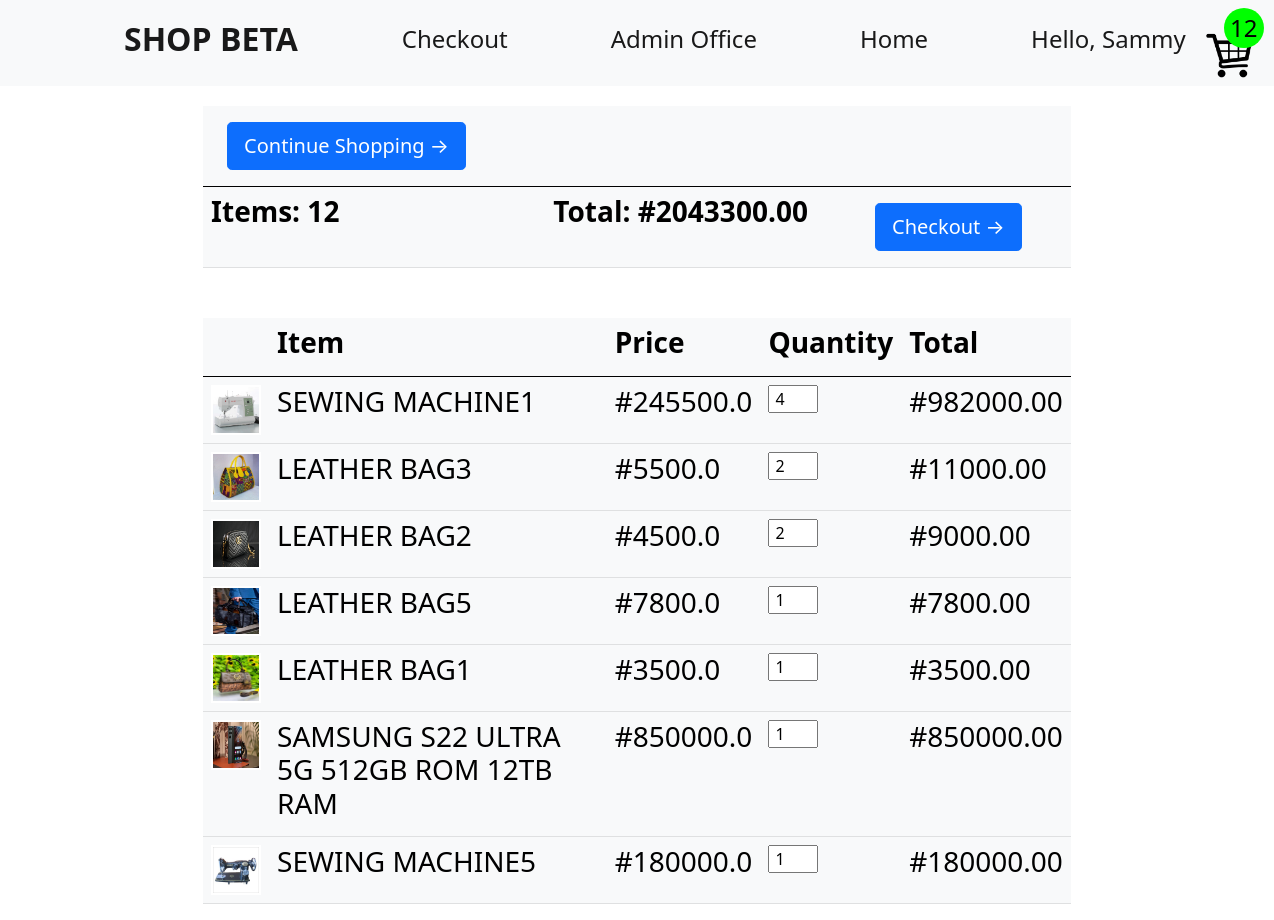
Page /cart (signed in) on the committed database.
### marketstore/models.py (models this page shows, shortened)
class Cart(models.Model):
    customer = models.ForeignKey(Customer, on_delete=models.CASCADE)
    cart_id = models.UUIDField(default=uuid.uuid4, unique=True, editable=False)
    completed = models.BooleanField(default=False)
    @property
    def get_cart_total(self):
        cartitems = self.cartitems_set.all()
        total = sum([item.get_total for item in cartitems])
        return total
    @property
    def get_itemtotal(self):
        cartitems = self.cartitems_set.all()
        total = sum([item.quantity for item in cartitems])
        return total

class Cartitems(models.Model):
    cart = models.ForeignKey(Cart, on_delete=models.CASCADE)
    product = models.ForeignKey(Product, on_delete=models.CASCADE)
    quantity = models.IntegerField(default=0)
    @property
    def get_total(self):
        total = self.quantity * self.product.price
        if total == 0.00:
            self.delete()
        return total

class Product(models.Model):
    name = models.CharField(max_length= 50)
    price = models.FloatField(default=10.55)
    image = models.ImageField()

### marketstore/views.py (the view)
# urls.py: path('cart', views.cart, name = 'cart'),
def cart(request):
    if request.user.is_authenticated:
        customer = request.user.customer
        cart, created = Cart.objects.get_or_create(customer = customer, completed = False)
        cartitems = cart.cartitems_set.all()
    else:
        cartitems = []
        cart = {"get_cart_total": 0, "get_itemtotal": 0}
    return render(request, 'cart.html', {'cartitems' : cartitems, 'cart':cart})

### marketstore/templates/cart.html
{% extends 'base.html' %}
{% block content %}
<div class = 'container' style = "width: 70%">
    <table class="table table-light table-hover">
        <thead>
          <tr>
            <th scope="col"><a class="nav-link" href="{% url 'store' %}"><button type="button" class="btn btn-primary btn-lg">Continue Shopping →</button></a></th>
            <th scope="col"></th>
            <th scope="col"></th>
            <th scope="col"></th>
          </tr>
        </thead>
        <tbody>
          <tr>
            <th scope="row"><h3><strong>Items: {{cart.get_itemtotal}}</strong></h3></th>
            <td></td>
            <td><h3><strong>Total: #{{cart.get_cart_total|floatformat:2}}</strong></h3></td>
            <td><a class="nav-link" href="{% url 'checkout' %}"><button type="button" class="btn btn-primary btn-lg">Checkout →</button></a></td>
          </tr>
        </tbody>
      </table>
    </div>
<div class = 'container' style = 'margin-top: 50px; width: 70%'>
<table class="table table-light table-hover">
    <thead>
      <tr>
        <th scope="col"></th>
        <th scope="col"><h3><strong>Item</strong></h3></th>
        <th scope="col"><h3><strong>Price</strong></h3></th>
        <th scope="col"><h3><strong>Quantity</strong></h3></th>
        <th scope="col"><h3><strong>Total</strong></h3></th>
      </tr>
    </thead>
    <tbody>
      {% for item in cartitems %}
      <tr>
        <th scope="row"><div id = "cart_image"><img src = {{item.product.image.url}}></div></th>
        <td><h3>{{item.product.name}}</h3></td>
        <td><h3>#{{item.product.price}}</h3></td>
        <td><input type = 'number' class = 'quantity' value = "{{item.quantity}}" style = 'width: 50px; padding-left: 5px'></td>
        <td><h3>#{{item.get_total | floatformat:2}}</h3></td>
      </tr>
      {% endfor %}
    </tbody>
  </table>
</div>
{% endblock %}

### marketstore/templates/base.html (shortened to what this page needs)
<!DOCTYPE html>
<html lang="en">
    {% load static %}
<head>
    <link href="https://cdn.jsdelivr.net/npm/bootstrap@5.0.0-beta3/dist/css/bootstrap.min.css" rel="stylesheet">
    <link rel="stylesheet" href="https://cdn.jsdelivr.net/npm/uikit@3.6.22/dist/css/uikit.min.css" />
    <link rel ='stylesheet' href = "{% static 'css/style.css' %}">
</head>
<body>
    <nav class="navbar navbar-expand-lg navbar-light bg-light">
        <div class="container-fluid">
          <a class="navbar-brand" href="#"><h2><strong>SHOP BETA</strong></h2></a>
          <div class="collapse navbar-collapse" id="navbarSupportedContent">
            <ul class="navbar-nav me-auto mb-2 mb-lg-0">
              <li class="nav-item">
                <a class="nav-link active" aria-current="page" href="{% url 'checkout' %}"><h4>Checkout</h4></a>
              </li>
              {% if user.is_superuser %}
            <li class="nav-item ">
              <a class="nav-link active" aria-current="page" href="{% url 'admin:index' %}"><h4>Admin Office</h4></a>
            </li>
              {%endif%}
              <li class="nav-item">
                <a class="nav-link active" aria-current="page" href="{% url 'store' %}"><h4>Home</h4></a>
              </li>
              <li class="nav-item">
                <a class="nav-link active" aria-current="page" href=""><h4>Hello, {{user}}</h4></a>
              </li>
            </ul>
            <form class="d-flex">
              <a href = "{% url 'cart' %}">
                <div class ='cart_container'>
                <img src = "{% static 'image/cart1.png' %}">
                <div class = 'cart-item-count'><h4>{{cart.get_itemtotal}}</h4></div>
            </div>
          </a>
            </form>
          </div>
        </div>
      </nav>
      {% block content %}{% endblock %}
</body>
</html>

### static/css/style.css (style rules this page uses)
* { padding: 0px; margin: 0px; box-sizing: border-box; }
.navbar-nav { width: 800px !important; justify-content: space-between !important; }
.me-auto { margin-left: 5rem !important; }
.navbar-brand { margin-left: 7rem; }
.container-fluid { display: flex !important; justify-content: space-evenly; }
.container { margin: auto; margin-top: 20px; }
#cart_image { width: 50px; height: 50px; border: 2px solid white; }
#cart_image img { width: 100%; height: 100%; }
.cart_container { width: 70px; height: 70px; border-radius: 5px; display: flex; flex-direction: column; align-items: center; justify-content: end; position: relative; }
.cart_container img { width: 65%; height: 65%; }
.cart-item-count { width: 40px; height: 40px; border-radius: 50%; background-color: lime; position: absolute; top: 0px; right: 0px; display: flex; align-items: center; justify-content: center; color: black }
.cart-item-count h4 { margin: 0px !important; }

### rows in the picture
Cart: get_itemtotal "12", get_cart_total "2043300.00"
Cartitems: product.image (picture), product.name "SEWING MACHINE1", product.price "245500.0", quantity "4", get_total "982000.00"
Cartitems: product.image (picture), product.name "LEATHER BAG3", product.price "5500.0", quantity "2", get_total "11000.00"
Cartitems: product.image (picture), product.name "LEATHER BAG2", product.price "4500.0", quantity "2", get_total "9000.00"
Cartitems: product.image (picture), product.name "LEATHER BAG5", product.price "7800.0", quantity "1", get_total "7800.00"
Cartitems: product.image (picture), product.name "LEATHER BAG1", product.price "3500.0", quantity "1", get_total "3500.00"
Cartitems: product.image (picture), product.name "SAMSUNG S22 ULTRA 5G 512GB ROM 12TB RAM", product.price "850000.0", quantity "1", get_total "850000.00"
Cartitems: product.image (picture), product.name "SEWING MACHINE5", product.price "180000.0", quantity "1", get_total "180000.00"

### other values in the picture
{{ user }} "Sammy"
